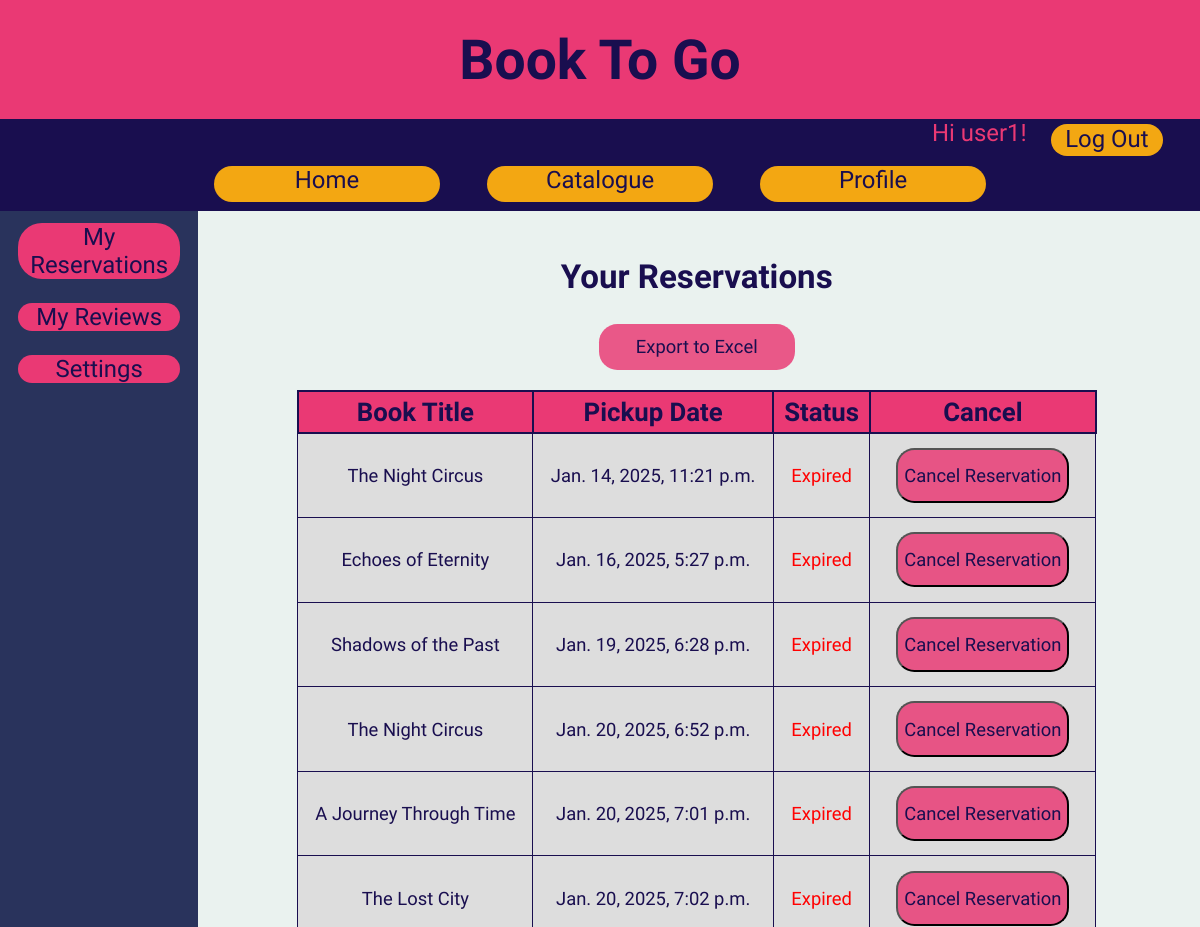
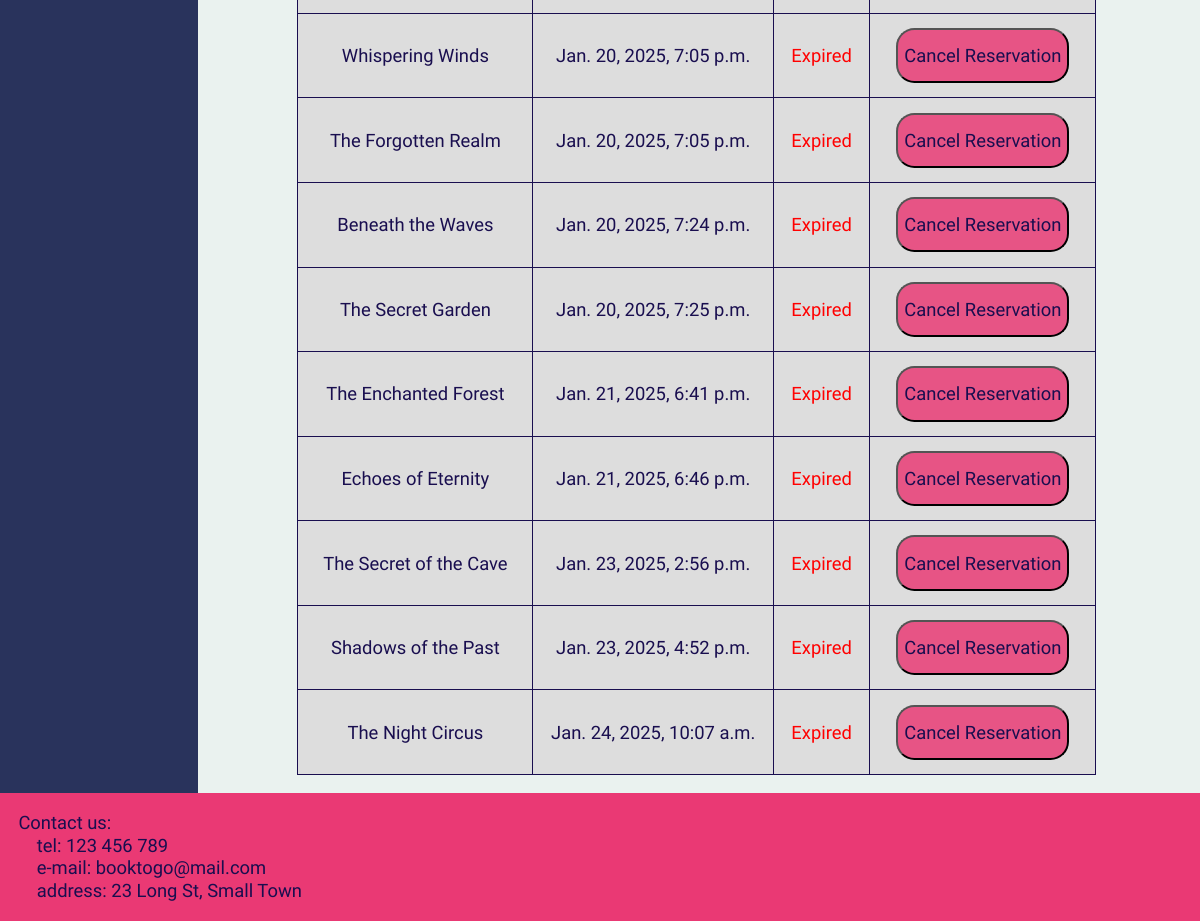
Page /book_site/profile (signed in) on the committed database (2 pictures, top to bottom).
### book_site/models.py (models this page shows, shortened)
class Reservation(models.Model):
    book = models.ForeignKey(Book, on_delete=models.CASCADE)
    user = models.ForeignKey(User, on_delete=models.CASCADE)
    reserved_at = models.DateTimeField(auto_now_add=True)
    pickup_date = models.DateTimeField()
    is_active = models.BooleanField(default=True)
    def is_valid(self):
        if self.pickup_date >= timezone.now() and self.is_active:
            book = get_object_or_404(Book, id=self.book.id)
            book.available = False
            book.save()
            return True
        else:
            book = get_object_or_404(Book, id=self.book.id)
            book.available = True
            book.save()
            return False

class Book(models.Model):
    title = models.CharField(max_length=127)
    author = models.CharField(max_length=31)
    available = models.BooleanField()
    pub_date = models.DateField()
    date_added = models.DateField(auto_now_add=True)

### book_site/views.py (the view)
# urls.py: path('profile', views.profile, name='profile'),
@login_required
def profile(request):
    if not request.user.is_authenticated:
        return redirect('login_redirect')
    else:
        reservations = Reservation.objects.filter(user=request.user)
        for reservation in reservations:
            reservation.is_valid = reservation.is_valid()
        context = {
            'reservations': reservations,
        }
        return render(request, 'book_site/profile.html', context)

### book_site/templates/book_site/profile.html (shortened to what this page needs)
{% extends "book_site/base.html" %}
{% block content %}
    <div class="profileNavContent">
        <nav class="profileNav">
            <a href="{% url 'profile_redirect' %}" class="profileLink">My Reservations</a>
            <a href="{% url 'profile_reviews_view' %}" class="profileLink">My Reviews</a>
            <a href="{% url 'profile_settings_view' %}" class="profileLink">Settings</a>
        </nav>
        <div class="containerProfile">
            <h2>Your Reservations</h2>
            {% if reservations %}
                <div class="ForgotPasswdDIV">
                    <a href="{% url 'export_to_excelReservation' %}" class="createAccountLink">Export to Excel</a>
                </div>
                <table>
                    <thead>
                    <tr>
                        <th>Book Title</th>
                        <th>Pickup Date</th>
                        <th>Status</th>
                        <th>Cancel</th>
                    </tr>
                    </thead>
                    <tbody>
                    {% for reservation in reservations %}
                        <tr>
                            <td>{{ reservation.book.title }}</td>
                            <td>{{ reservation.pickup_date }}</td>
                            <td>
                                {% if reservation.is_valid %}
                                    <span style="color: green;">Valid</span>
                                {% else %}
                                    <span style="color: red;">Expired</span>
                                {% endif %}
                            </td>
                            <td>
                                <form action="{% url 'cancel_reservation' reservation.id %}" method="post"
                                      onsubmit="return confirm('Are you sure you want to delete this reservation?');">
                                    <button type="submit" class="btn-btn-danger">Cancel Reservation</button>
                                </form>
                            </td>
                        </tr>
                    {% endfor %}
                    </tbody>
                </table>
            {% else %}
                <p>You don't have any reservations.</p>
            {% endif %}
        </div>
    </div>
{% endblock %}

### book_site/templates/book_site/navigation.html (shortened to what this page needs)
<div class="LoginLinkDiv">
    {% if user.is_authenticated %}
        <div class="login-info">Hi {{ user.username }}!</div>
        <form action="{% url 'logout' %}" method="post" class="LogInButton">
            <button type="submit" class="logout-button">Log Out</button>
        </form>
    {% else %}
        <div class="login-info">You are not logged in</div>
        <a href="{% url 'login_redirect' %}" class="LogInButton">Log In</a>
    {% endif %}
</div>
<div class="sectionLinksDiv">
    <a href="{% url 'home_redirect' %}" class="sectionLink">Home</a>
    <a href="{% url 'catalogue_redirect' %}" class="sectionLink">Catalogue</a>
    <a href="{% url 'profile_redirect' %}" class="sectionLink">Profile</a>
</div>

### static/book_site/styles.css (style rules this page uses)
:root { --colorhfbg: #ea3974; --colorbg: #EAF2EF; --colortext: #190E4F; --colornavbg: #190E4F; --colornavbox: #F3A712; }
html { height: 100%; }
body { background-color: var(--colorbg); color: var(--colortext); font-family: 'Grenze Gotisch', sans-serif; position: relative; margin: 0; height: 100%; display: flex; flex-direction: column; min-height: 100vh; font-size: 2.3vh; }
.profileNavContent { display: flex; width: 100%; height: 100%; }
.profileNav { background-color: #29335C; justify-content: flex-start; display: flex; flex-direction: column; width: 15%; min-width: 16ch; height: 100%; align-items: center; padding: 0 0.5em; }
.profileLink { text-decoration: none; background-color: var(--colorhfbg); width: 90%; text-align: center; font-size: 1.3em; color: var(--colortext); margin: 0.5em; border-radius: 1em; }
.containerProfile { display: flex; padding: 1em; width: 80%; justify-content: start; align-items: center; flex-direction: column }
nav { background-color: var(--colornavbg); justify-content: center; height: 5em; padding: 0 1em; }
.sectionLinksDiv { background-color: var(--colornavbg); justify-content: center; height: 3em; display: flex; padding: 0 1em; }
.sectionLink { text-decoration: none; background-color: var(--colornavbox); width: 20%; text-align: center; margin: 0.4em 1em; font-size: 1.3em; color: var(--colortext); border-radius: 1em; min-width: 9ch; }
.LoginLinkDiv { background-color: var(--colornavbg); justify-content: right; height: 2em; display: flex; padding: 0 1em; min-width: 30ch; }
.logout-button { background: transparent; border: none; cursor: pointer; font-size: 1em; color: var(--colortext); font-family: 'Grenze Gotisch', sans-serif; margin: 0; min-width: 6ch; height: 1em; }
.login-info { color: var(--colorhfbg); font-size: 1.3em; text-decoration: none; width: 20%; text-align: right; margin: 0 1em; min-width: 20ch; }
.LogInButton { text-decoration: none; background-color: var(--colornavbox); width: 10%; text-align: center; margin-top: 0.2em; font-size: 1.3em; color: var(--colortext); border-radius: 1em; min-width: 8ch; }
button { background-color: rgba(234, 57, 116, 0.83); color: var(--colortext); height: 2em; font-size: 1.3em; min-width: 12ch; border-radius: 1em; margin: 0.5em; font-family: 'Grenze Gotisch', sans-serif; }
.btn-btn-danger { height: 3em; min-width: 8ch; font-size: 1em; }
h2 { font-size: 1.8em; justify-content: center; width: 100%; text-align: center; }
.ForgotPasswdDIV { background-color: rgba(234, 57, 116, 0.83); color: var(--colortext); height: 2.5em; font-size: 1em; min-width: 12ch; width: 20%; border-radius: 1em; font-family: 'Grenze Gotisch', sans-serif; text-decoration: none; align-content: center; text-align: center; display: flex; align-items: center; justify-content: center; padding: 0 0.1em }
.createAccountLink { color: var(--colortext); text-decoration: none; font-size: 1em; display: inline-block;; }
table { width: 100%; max-width: 800px; border-collapse: collapse; margin-top: 20px; }
table, th, td { border: 0.1em solid var(--colornavbg); }
th, td { padding: 5px; }
th { background-color: var(--colorhfbg); text-align: center; font-size: 1.4em; }
td { background-color: #ddd; text-align: center; }

### rows in the picture
Reservation: book "The Night Circus", pickup_date "Jan. 14, 2025, 11:21 p.m.", shows "Expired"
Reservation: book "Echoes of Eternity", pickup_date "Jan. 16, 2025, 5:27 p.m.", shows "Expired"
Reservation: book "Shadows of the Past", pickup_date "Jan. 19, 2025, 6:28 p.m.", shows "Expired"
Reservation: book "The Night Circus", pickup_date "Jan. 20, 2025, 6:52 p.m.", shows "Expired"
Reservation: book "A Journey Through Time", pickup_date "Jan. 20, 2025, 7:01 p.m.", shows "Expired"
Reservation: book "The Lost City", pickup_date "Jan. 20, 2025, 7:02 p.m.", shows "Expired"
Reservation: book "Whispering Winds", pickup_date "Jan. 20, 2025, 7:05 p.m.", shows "Expired"
Reservation: book "The Forgotten Realm", pickup_date "Jan. 20, 2025, 7:05 p.m.", shows "Expired"
Reservation: book "Beneath the Waves", pickup_date "Jan. 20, 2025, 7:24 p.m.", shows "Expired"
Reservation: book "The Secret Garden", pickup_date "Jan. 20, 2025, 7:25 p.m.", shows "Expired"
Reservation: book "The Enchanted Forest", pickup_date "Jan. 21, 2025, 6:41 p.m.", shows "Expired"
Reservation: book "Echoes of Eternity", pickup_date "Jan. 21, 2025, 6:46 p.m.", shows "Expired"
Reservation: book "The Secret of the Cave", pickup_date "Jan. 23, 2025, 2:56 p.m.", shows "Expired"
Reservation: book "Shadows of the Past", pickup_date "Jan. 23, 2025, 4:52 p.m.", shows "Expired"
Reservation: book "The Night Circus", pickup_date "Jan. 24, 2025, 10:07 a.m.", shows "Expired"

### other values in the picture
{{ user.username }} "user1"
